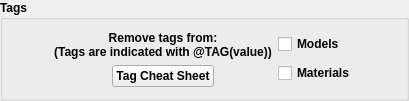
         <widget class="QGroupBox" name="groupBox_2">
          <property name="font">
           <font>
            <weight>75</weight>
            <bold>true</bold>
           </font>
          </property>
          <property name="title">
           <string>Tags</string>
          </property>
          <layout class="QHBoxLayout" name="horizontalLayout_8">
           <item>
            <spacer name="horizontalSpacer_9">
             <property name="orientation">
              <enum>Qt::Horizontal</enum>
             </property>
             <property name="sizeHint" stdset="0">
              <size>
               <width>40</width>
               <height>20</height>
              </size>
             </property>
            </spacer>
           </item>
           <item>
            <layout class="QVBoxLayout" name="verticalLayout_5">
             <item>
              <widget class="QLabel" name="label_4">
               <property name="text">
                <string>Remove tags from:
(Tags are indicated with @TAG(value))</string>
               </property>
               <property name="alignment">
                <set>Qt::AlignCenter</set>
               </property>
              </widget>
             </item>
             <item>
              <layout class="QHBoxLayout" name="horizontalLayout_6">
               <item>
                <spacer name="horizontalSpacer_4">
                 <property name="orientation">
                  <enum>Qt::Horizontal</enum>
                 </property>
                 <property name="sizeHint" stdset="0">
                  <size>
                   <width>40</width>
                   <height>20</height>
                  </size>
                 </property>
                </spacer>
               </item>
               <item>
                <widget class="QPushButton" name="pb_tag_sheet">
                 <property name="text">
                  <string>Tag Cheat Sheet</string>
                 </property>
                </widget>
               </item>
               <item>
                <spacer name="horizontalSpacer_3">
                 <property name="orientation">
                  <enum>Qt::Horizontal</enum>
                 </property>
                 <property name="sizeHint" stdset="0">
                  <size>
                   <width>40</width>
                   <height>20</height>
                  </size>
                 </property>
                </spacer>
               </item>
              </layout>
             </item>
            </layout>
           </item>
           <item>
            <layout class="QVBoxLayout" name="verticalLayout_2">
             <item>
              <widget class="QCheckBox" name="chk_remove_tags_models">
               <property name="toolTip">
                <string>&lt;html&gt;&lt;head/&gt;&lt;body&gt;&lt;p&gt;Process but remove tags from the models or instances.&lt;/p&gt;&lt;/body&gt;&lt;/html&gt;</string>
               </property>
               <property name="text">
                <string>Models</string>
               </property>
              </widget>
             </item>
             <item>
              <widget class="QCheckBox" name="chk_remove_tags_materials">
               <property name="toolTip">
                <string>&lt;html&gt;&lt;head/&gt;&lt;body&gt;&lt;p&gt;Process but remove tags from the materials.&lt;/p&gt;&lt;/body&gt;&lt;/html&gt;</string>
               </property>
               <property name="text">
                <string>Materials</string>
               </property>
              </widget>
             </item>
            </layout>
           </item>
           <item>
            <spacer name="horizontalSpacer_10">
             <property name="orientation">
              <enum>Qt::Horizontal</enum>
             </property>
             <property name="sizeHint" stdset="0">
              <size>
               <width>40</width>
               <height>20</height>
              </size>
             </property>
            </spacer>
           </item>
          </layout>
         </widget>
